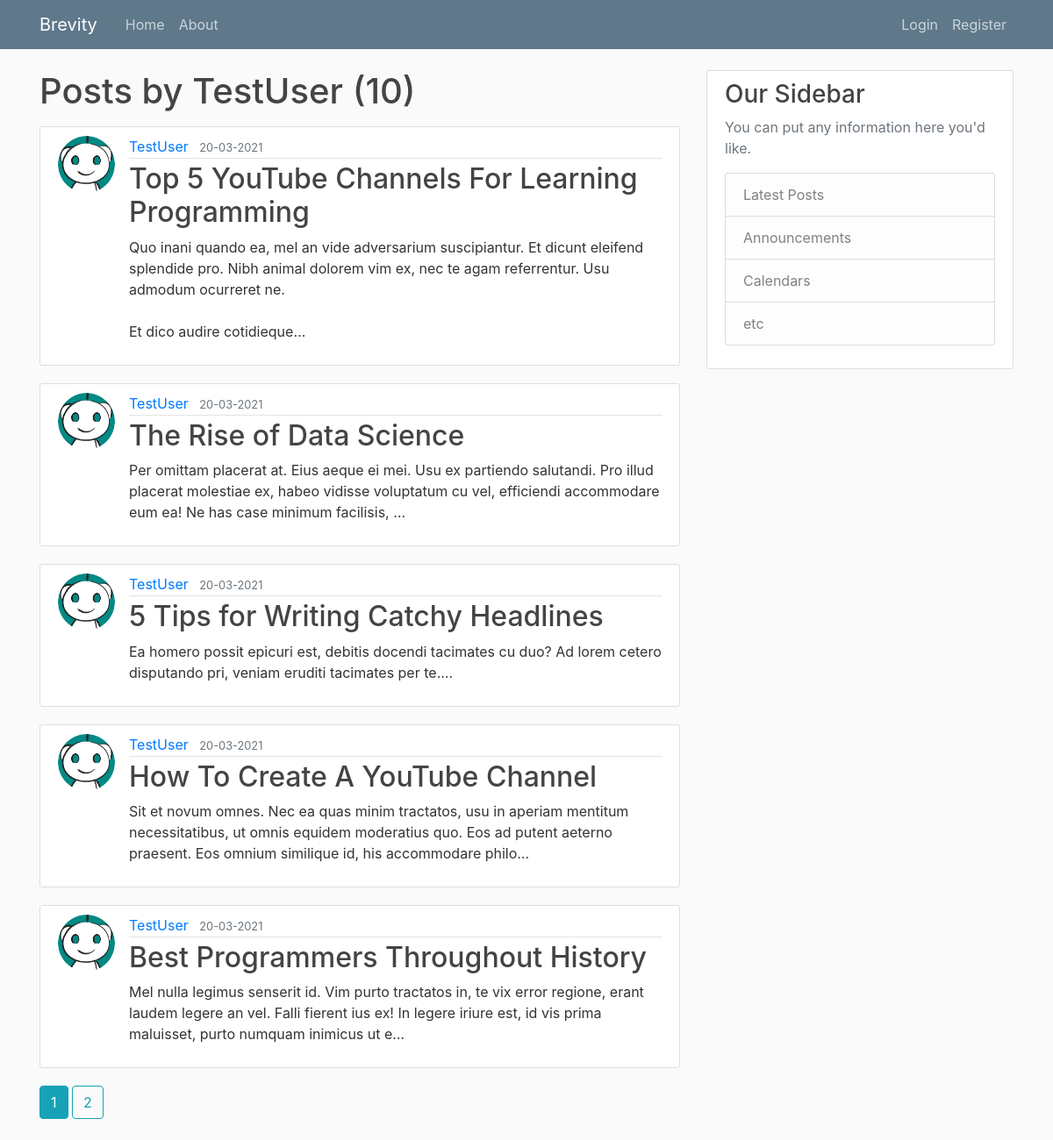
Page /user/TestUser on the committed database.
### brevity/models.py (models this page shows, shortened)
class User(db.Model, UserMixin):
    id = db.Column(db.Integer, primary_key=True)
    username = db.Column(db.String(20), unique=True, nullable=False)
    email = db.Column(db.String(120), unique=True, nullable=False)
    image_file = db.Column(db.String(20), nullable=False, default='default.jpg')
    password = db.Column(db.String(60), nullable=False)
    posts = db.relationship('Post', backref='author', lazy=True)                    #By default SQLAlchemy guess the relationship to be one to many as posts returns a list of post.

class Post(db.Model):
    id = db.Column(db.Integer, primary_key=True)
    title = db.Column(db.String(100), nullable=False)
    date_posted = db.Column(db.DateTime, nullable=False, default=datetime.utcnow)
    content = db.Column(db.Text, nullable=False)
    user_id = db.Column(db.Integer, db.ForeignKey('user.id'), nullable=False)

### brevity/users/routes.py (the view)
@users.route("/user/<string:username>")
def user_posts(username):
    page = request.args.get('page', 1, type = int)
    user = User.query.filter_by(username = username).first_or_404()
    posts = (Post.query.filter_by(author = user)
        .order_by(Post.date_posted.desc())
        .paginate(page = page, per_page = 5)
        )                                                                             #paginate() returns a pagination object which has necessary attributes and methods
    return render_template("user_posts.html", posts = posts, user = user)

### brevity/templates/user_posts.html
{% extends "layout.html" %}
{% block content %}
    <h1 class="mb-3">Posts by {{user.username }} ({{ posts.total }}) </h1>
    {% for post in posts.items %}
        <article class="media content-section">
            <img class="rounded-circle article-img" src="{{ url_for('static', filename = 'profile_pics/' + post.author.image_file)}}">
            <div class="media-body">
                <div class="article-metadata">
                    <a class="mr-2" href="{{ url_for('users.user_posts', username=post.author.username) }}">{{ post.author.username }}</a>
                    <small class="text-muted">{{ post.date_posted.strftime('%d-%m-%Y') }}</small>
                </div>
                <h2><a class="article-title" href="{{ url_for('posts.post', post_id=post.id) }}">{{ post.title }}</a></h2>
                <p class="article-content">{{ post.content[:200] }}<span>&#8230;</span></p>
            </div>
        </article>
    {% endfor %}
    {% for page_num in posts.iter_pages(left_edge=1, right_edge=1, left_current=1, right_current=2) %}
        {% if page_num %}
            {% if posts.page == page_num %}
                <a class="btn btn-info mb-4" href="{{ url_for('users.user_posts', username=user.username, page = page_num) }}">{{ page_num }}</a>
            {% else %}
                <a class="btn btn-outline-info mb-4" href="{{ url_for('users.user_posts', username=user.username, page = page_num) }}">{{ page_num }}</a>
            {% endif %}
        {% else %}
            ...
        {% endif %}
    {% endfor %}
{% endblock content %}

### brevity/static/main.css (style rules this page uses)
body { background: #fafafa; color: #333333; margin-top: 5rem; }
h1, h2, h3, h4, h5, h6 { color: #444444; }
.content-section { background: #ffffff; padding: 10px 20px; border: 1px solid #dddddd; border-radius: 3px; margin-bottom: 20px; }
.article-title { color: #444444; }
.article-content { white-space: pre-line; }
.article-img { height: 65px; width: 65px; margin-right: 16px; }
.article-metadata { padding-bottom: 1px; margin-bottom: 4px; border-bottom: 1px solid #e3e3e3 }

### rows in the picture
User: username "TestUser"
Post: image_file (placeholder picture), author.username "TestUser", date_posted "20-03-2021", title "Top 5 YouTube Channels For Learning Programming", content "Quo inani quando ea, mel an vide adversarium suscipiantur. Et dicunt eleifend splendide pro. Nibh animal dolorem vim ex, nec te agam referrentur. Usu admodum ocurreret ne. Et dico audire cotidieque"
Post: image_file (placeholder picture), author.username "TestUser", date_posted "20-03-2021", title "The Rise of Data Science", content "Per omittam placerat at. Eius aeque ei mei. Usu ex partiendo salutandi. Pro illud placerat molestiae ex, habeo vidisse voluptatum cu vel, efficiendi accommodare eum ea! Ne has case minimum facilisis,"
Post: image_file (placeholder picture), author.username "TestUser", date_posted "20-03-2021", title "5 Tips for Writing Catchy Headlines", content "Ea homero possit epicuri est, debitis docendi tacimates cu duo? Ad lorem cetero disputando pri, veniam eruditi tacimates per te."
Post: image_file (placeholder picture), author.username "TestUser", date_posted "20-03-2021", title "How To Create A YouTube Channel", content "Sit et novum omnes. Nec ea quas minim tractatos, usu in aperiam mentitum necessitatibus, ut omnis equidem moderatius quo. Eos ad putent aeterno praesent. Eos omnium similique id, his accommodare philo"
Post: image_file (placeholder picture), author.username "TestUser", date_posted "20-03-2021", title "Best Programmers Throughout History", content "Mel nulla legimus senserit id. Vim purto tractatos in, te vix error regione, erant laudem legere an vel. Falli fierent ius ex! In legere iriure est, id vis prima maluisset, purto numquam inimicus ut e"

### other values in the picture
{{ posts.total }} "10"
{{ page_num }} "1"
{{ page_num }} "2"
